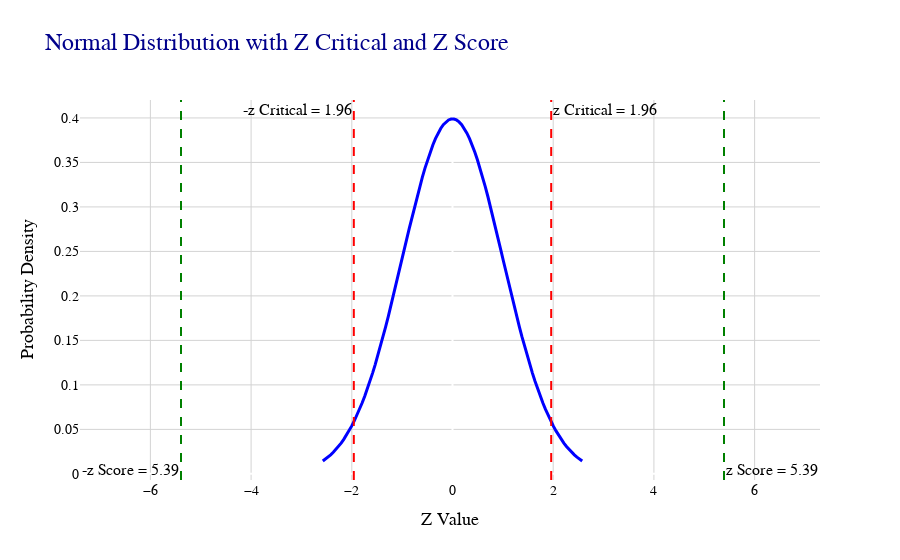

Notebook code cell kept with this figure:
### Markdown cell above
* Displaying the underlying Z distribution

### Code cell
# Z score and critical value
z_score = 5.392
z_critical = stats.norm.ppf(0.975)

# x values for the normal distribution plot
xvals = np.linspace(stats.norm.ppf(0.005), stats.norm.ppf(0.995), num=100)

# Create the figure
fig = go.Figure()

# Add trace for the normal distribution (PDF)
fig.add_trace(go.Scatter(
    x=xvals,
    y=stats.norm.pdf(xvals),
    mode='lines',
    name='Normal PDF',
    line=dict(color='blue', width=3)
))

# Add vertical line for the positive z critical value with annotation
fig.add_vline(
    x=z_critical,
    line_dash='dash',
    line_color='red',
    annotation_text=f"z Critical = {z_critical:.2f}",
    annotation_position="top right"
)

# Add vertical line for the negative z critical value with annotation
fig.add_vline(
    x=-z_critical,
    line_dash='dash',
    line_color='red',
    annotation_text=f"-z Critical = {z_critical:.2f}",
    annotation_position="top left"
)

# Add vertical line for the positive observed z score with annotation
fig.add_vline(
    x=z_score,
    line_dash='dash',
    line_color='green',
    annotation_text=f"z Score = {z_score:.2f}",
    annotation_position="bottom right"
)

# Add vertical line for the negative observed z score with annotation
fig.add_vline(
    x=-z_score,
    line_dash='dash',
    line_color='green',
    annotation_text=f"-z Score = {z_score:.2f}",
    annotation_position="bottom left"
)

# Update layout with enhanced fonts, labels, and background
fig.update_layout(
    title='Normal Distribution with Z Critical and Z Score',
    title_font=dict(family='Arial', size=24, color='darkblue'),
    xaxis_title='Z Value',
    xaxis=dict(
        title_font=dict(family='Arial', size=18, color='black'),
        tickfont=dict(family='Arial', size=14, color='black'),
        gridcolor='lightgray'
    ),
    yaxis_title='Probability Density',
    yaxis=dict(
        title_font=dict(family='Arial', size=18, color='black'),
        tickfont=dict(family='Arial', size=14, color='black'),
        gridcolor='lightgray'
    ),
    font=dict(family='Arial', size=16, color='black'),
    plot_bgcolor='white',
    paper_bgcolor='white',
    legend=dict(font=dict(family='Arial', size=14, color='black'))
)

fig.show()

### Figure 1 — Plotly figure (JSON) as saved in the notebook; plotly's stock layout.template omitted (floating-point values rounded to 4 significant figures)
{"data": [{"line": {"color": "blue", "width": 3}, "mode": "lines", "name": "Normal PDF", "type": "scatter", "x": [-2.576, -2.524, -2.472, -2.42, -2.368, -2.316, -2.264, -2.212, -2.16, -2.107, -2.055, -2.003, -1.951, -1.899, -1.847, -1.795, -1.743, -1.691, -1.639, -1.587, -1.535, -1.483, -1.431, -1.379, -1.327, -1.275, -1.223, -1.171, -1.119, -1.067, -1.015, -0.9627, -0.9106, -0.8586, -0.8066, -0.7545, -0.7025, -0.6505, -0.5984, -0.5464, -0.4944, -0.4423, -0.3903, -0.3382, -0.2862, -0.2342, -0.1821, -0.1301, -0.07806, -0.02602, 0.02602, 0.07806, 0.1301, 0.1821, 0.2342, 0.2862, 0.3382, 0.3903, 0.4423, 0.4944, 0.5464, 0.5984, 0.6505, 0.7025, 0.7545, 0.8066, 0.8586, 0.9106, 0.9627, 1.015, 1.067, 1.119, 1.171, 1.223, 1.275, 1.327, 1.379, 1.431, 1.483, 1.535, 1.587, 1.639, 1.691, 1.743, 1.795, 1.847, 1.899, 1.951, 2.003, 2.055, 2.107, 2.16, 2.212, 2.264, 2.316, 2.368, 2.42, 2.472, 2.524, 2.576], "y": [0.01446, 0.01651, 0.0188, 0.02136, 0.02419, 0.02732, 0.03078, 0.03458, 0.03875, 0.0433, 0.04825, 0.05362, 0.05943, 0.0657, 0.07242, 0.07962, 0.0873, 0.09546, 0.1041, 0.1132, 0.1228, 0.1328, 0.1433, 0.1542, 0.1654, 0.177, 0.1889, 0.201, 0.2134, 0.2258, 0.2384, 0.251, 0.2635, 0.2759, 0.2882, 0.3001, 0.3117, 0.3229, 0.3335, 0.3436, 0.3531, 0.3618, 0.3697, 0.3768, 0.3829, 0.3882, 0.3924, 0.3956, 0.3977, 0.3988, 0.3988, 0.3977, 0.3956, 0.3924, 0.3882, 0.3829, 0.3768, 0.3697, 0.3618, 0.3531, 0.3436, 0.3335, 0.3229, 0.3117, 0.3001, 0.2882, 0.2759, 0.2635, 0.251, 0.2384, 0.2258, 0.2134, 0.201, 0.1889, 0.177, 0.1654, 0.1542, 0.1433, 0.1328, 0.1228, 0.1132, 0.1041, 0.09546, 0.0873, 0.07962, 0.07242, 0.0657, 0.05943, 0.05362, 0.04825, 0.0433, 0.03875, 0.03458, 0.03078, 0.02732, 0.02419, 0.02136, 0.0188, 0.01651, 0.01446]}], "layout": {"annotations": [{"showarrow": false, "text": "z Critical = 1.96", "x": 1.96, "xanchor": "left", "xref": "x", "y": 1, "yanchor": "top", "yref": "y domain"}, {"showarrow": false, "text": "-z Critical = 1.96", "x": -1.96, "xanchor": "right", "xref": "x", "y": 1, "yanchor": "top", "yref": "y domain"}, {"showarrow": false, "text": "z Score = 5.39", "x": 5.392, "xanchor": "left", "xref": "x", "y": 0, "yanchor": "bottom", "yref": "y domain"}, {"showarrow": false, "text": "-z Score = 5.39", "x": -5.392, "xanchor": "right", "xref": "x", "y": 0, "yanchor": "bottom", "yref": "y domain"}], "font": {"color": "black", "family": "Arial", "size": 16}, "legend": {"font": {"color": "black", "family": "Arial", "size": 14}}, "paper_bgcolor": "white", "plot_bgcolor": "white", "shapes": [{"line": {"color": "red", "dash": "dash"}, "type": "line", "x0": 1.96, "x1": 1.96, "xref": "x", "y0": 0, "y1": 1, "yref": "y domain"}, {"line": {"color": "red", "dash": "dash"}, "type": "line", "x0": -1.96, "x1": -1.96, "xref": "x", "y0": 0, "y1": 1, "yref": "y domain"}, {"line": {"color": "green", "dash": "dash"}, "type": "line", "x0": 5.392, "x1": 5.392, "xref": "x", "y0": 0, "y1": 1, "yref": "y domain"}, {"line": {"color": "green", "dash": "dash"}, "type": "line", "x0": -5.392, "x1": -5.392, "xref": "x", "y0": 0, "y1": 1, "yref": "y domain"}], "title": {"font": {"color": "darkblue", "family": "Arial", "size": 24}, "text": "Normal Distribution with Z Critical and Z Score"}, "xaxis": {"gridcolor": "lightgray", "tickfont": {"color": "black", "family": "Arial", "size": 14}, "title": {"font": {"color": "black", "family": "Arial", "size": 18}, "text": "Z Value"}}, "yaxis": {"gridcolor": "lightgray", "tickfont": {"color": "black", "family": "Arial", "size": 14}, "title": {"font": {"color": "black", "family": "Arial", "size": 18}, "text": "Probability Density"}}}}
